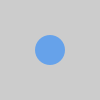
Frame 1 (no input)
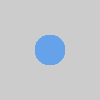
Frame 60 (the mouse pressed at the canvas centre just before this capture)
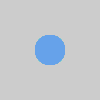
Frame 120 (the mouse held since frame 60 and released just before this capture)

The Processing sketch that drew these frames (run headless with seeded random() and noise(); from frame 60 on, the mouse is pressed at the canvas centre):

// Processing sketch: ButtonsDemo1
// ── ButtonsDemo1.pde
Button b;

void setup()
{
  b=new Button();
}

void draw()
{
  b.display();
}

// ── Button.pde
class Button
{
  boolean on;
  float centerX;
  float centerY;
  
  
  Button()
  {
    on=true;
    centerX=width/2;
    centerY=height/2;
  }
  
  void display()
  {
    if (on==true)
    {
      fill(102,162,234);
    }
    else
    {
      fill(237,231,29);
    }
    noStroke();
    ellipse(centerX, centerY, 30, 30);
  }
  
}
